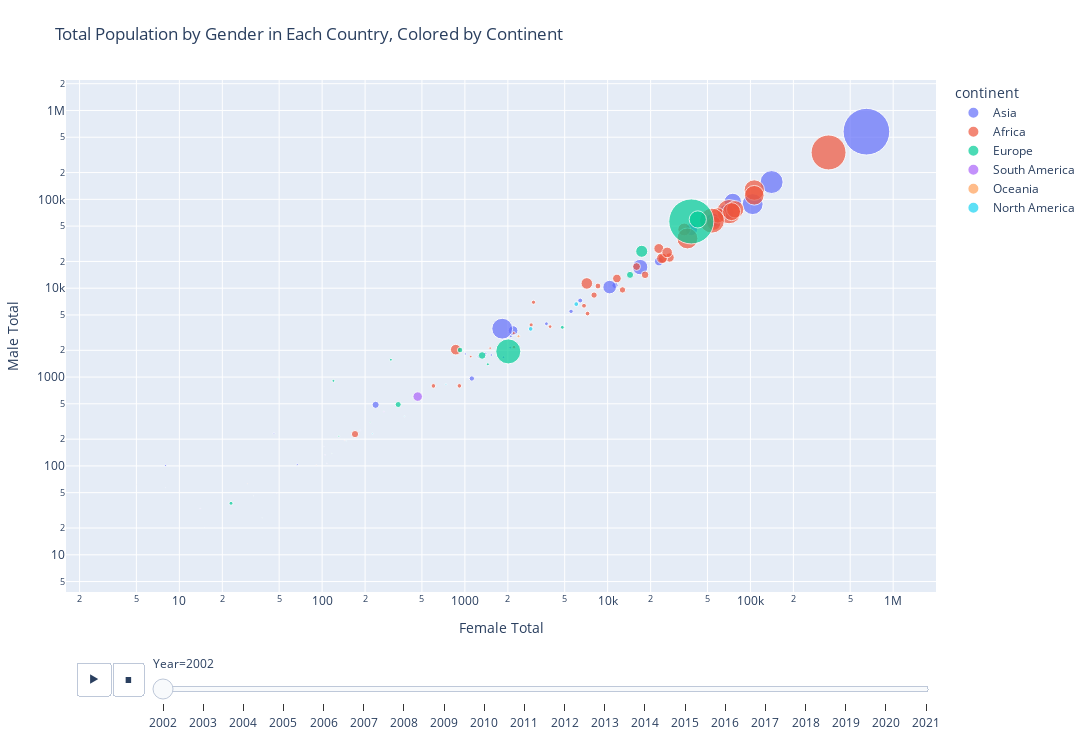

This figure's notebook cell:
### Code cell
# Aggregate the data by 'Year', 'Country of asylum (ISO)', and 'continent', summing the values for each age group and gender
grouped_data = demographics.groupby(['Year', 'Country of asylum (ISO)', 'continent']).agg({
    'Female 0 - 4': 'sum',
    'Female 5 - 11': 'sum',
    'Female 12 - 17': 'sum',
    'Female 18 - 59': 'sum',
    'Female 60': 'sum',
    'Female total': 'sum',
    'Male 0 - 4': 'sum',
    'Male 5 - 11': 'sum',
    'Male 12 - 17': 'sum',
    'Male 18 - 59': 'sum',
    'Male 60': 'sum',
    'Male total': 'sum',
    'Total': 'sum'
}).reset_index()

# Add a new column with country names
grouped_data['Country of asylum'] = grouped_data['Country of asylum (ISO)'].apply(lambda x: pycountry.countries.get(alpha_3=x).name)

# Create a bubble chart using Plotly Express with a slider for the 'Year' column
fig = px.scatter(grouped_data, x='Female total', y='Male total', size='Total', 
                 color='continent', hover_name='Country of asylum', log_x=True, log_y=True, 
                 size_max=60, title='Total Population by Gender in Each Country, Colored by Continent',
                 animation_frame='Year', range_x=[grouped_data['Female total'].min()+1, grouped_data['Female total'].max()],
                 range_y=[grouped_data['Male total'].min()+1, grouped_data['Male total'].max()])

# Show the bubble chart
fig.update_layout(
    margin=dict(l=20, r=100, t=80, b=20),
    xaxis=dict(title='Female Total', autorange=True),
    yaxis=dict(title='Male Total', autorange=True),
    width=1200, height=750
)

fig.layout.updatemenus[0].buttons[0].args[1]["frame"]["duration"] = 1000
fig.show()

### Figure 1 — Plotly figure (JSON) as saved in the notebook; plotly's stock layout.template omitted (floating-point values rounded to 4 significant figures)
{"data": [{"hovertemplate": "<b>%{hovertext}</b><br><br>continent=Asia<br>Year=2002<br>Female total=%{x}<br>Male total=%{y}<br>Total=%{marker.size}<extra></extra>", "hovertext": ["Afghanistan", "United Arab Emirates", "Armenia", "Azerbaijan", "Bangladesh", "China", "Cyprus", "Georgia", "Hong Kong", "Indonesia", "India", "Iran, Islamic Republic of", "Iraq", "Israel", "Jordan", "Japan", "Kazakhstan", "Kyrgyzstan", "Cambodia", "Korea, Republic of", "Kuwait", "Lebanon", "Sri Lanka", "Malaysia", "Nepal", "Oman", "Pakistan", "Philippines", "Qatar", "Saudi Arabia", "Syrian Arab Republic", "Thailand", "Tajikistan", "Turkmenistan", "Turkey", "Uzbekistan", "Viet Nam", "Yemen"], "legendgroup": "Asia", "marker": {"color": "#636efa", "size": [18, 437, 247549, 11030, 22045, 297278, 2197, 4226, 1697, 28821, 169346, 1306604, 134627, 4858, 4979, 2972, 103810, 8357, 268, 77, 139708, 2982, 35, 52188, 132440, 26, 1229026, 2065, 65, 245415, 3403, 113670, 3802, 13691, 5879, 46008, 15945, 84886], "sizemode": "area", "sizeref": 1129.0, "symbol": "circle"}, "mode": "markers", "name": "Asia", "orientation": "v", "showlegend": true, "type": "scatter", "x": [0, 185, 103697, 5541, 11253, 140799, 67, 2080, 46, 237, 75271, 5, 16884, 0, 2097, 1240, 10323, 3725, 103, 5, 67830, 1007, 15, 2177, 55100, 5, 649516, 8, 8, 1826, 1531, 54471, 1863, 6424, 1390, 22881, 1118, 38609], "xaxis": "x", "y": [0, 252, 88342, 5489, 10771, 156474, 104, 2146, 233, 487, 93582, 0, 17280, 0, 2882, 1688, 10287, 3980, 165, 62, 71872, 1819, 20, 3337, 57191, 21, 577053, 101, 57, 3501, 1771, 58101, 1671, 7267, 1828, 20022, 963, 45738], "yaxis": "y"}, {"hovertemplate": "<b>%{hovertext}</b><br><br>continent=Africa<br>Year=2002<br>Female total=%{x}<br>Male total=%{y}<br>Total=%{marker.size}<extra></extra>", "hovertext": ["Angola", "Burundi", "Benin", "Burkina Faso", "Botswana", "Central African Republic", "Côte d'Ivoire", "Cameroon", "Congo, The Democratic Republic of the", "Congo", "Djibouti", "Algeria", "Egypt", "Eritrea", "Ethiopia", "Gabon", "Ghana", "Guinea", "Gambia", "Guinea-Bissau", "Kenya", "Liberia", "Libya", "Morocco", "Mali", "Mozambique", "Mauritania", "Malawi", "Namibia", "Niger", "Nigeria", "Rwanda", "Sudan", "Senegal", "Sierra Leone", "Somalia", "Eswatini", "Chad", "Togo", "Tunisia", "Tanzania, United Republic of", "Uganda", "South Africa", "Zambia", "Zimbabwe"], "legendgroup": "Africa", "marker": {"color": "#EF553B", "size": [13174, 49302, 5325, 828, 3772, 56065, 45890, 63596, 333369, 111955, 22157, 169233, 92573, 3724, 132951, 19132, 42264, 182535, 12117, 7677, 236089, 64953, 11695, 2238, 9809, 7178, 29913, 13235, 22410, 338, 7378, 32435, 351626, 22630, 63769, 407, 1020, 34488, 12413, 103, 689538, 217845, 75783, 247710, 9973], "sizemode": "area", "sizeref": 1129.0, "symbol": "circle"}, "mode": "markers", "name": "Africa", "orientation": "v", "showlegend": true, "type": "scatter", "x": [6829, 27151, 2200, 0, 1099, 22830, 24303, 863, 70826, 55412, 0, 78183, 34376, 1503, 59115, 8551, 11612, 73772, 602, 3953, 106453, 24015, 915, 0, 2911, 0, 170, 0, 8033, 144, 2208, 18292, 53787, 12707, 26103, 91, 448, 15944, 7232, 30, 352656, 106472, 7147, 36201, 3024], "xaxis": "x", "y": [6345, 22151, 3120, 0, 1699, 27961, 21587, 2034, 72657, 53713, 0, 77247, 45797, 2116, 65885, 10581, 12870, 72720, 795, 3696, 127203, 21678, 796, 0, 3861, 0, 228, 0, 8364, 194, 2170, 14143, 57561, 9566, 25264, 102, 572, 17511, 5181, 63, 336819, 111061, 11314, 36290, 6949], "yaxis": "y"}, {"hovertemplate": "<b>%{hovertext}</b><br><br>continent=Europe<br>Year=2002<br>Female total=%{x}<br>Male total=%{y}<br>Total=%{marker.size}<extra></extra>", "hovertext": ["Albania", "Austria", "Belgium", "Bulgaria", "Bosnia and Herzegovina", "Belarus", "Switzerland", "Czechia", "Germany", "Denmark", "Spain", "Estonia", "Finland", "France", "United Kingdom", "Greece", "Croatia", "Hungary", "Ireland", "Iceland", "Italy", "Liechtenstein", "Lithuania", "Luxembourg", "Latvia", "Moldova, Republic of", "North Macedonia", "Malta", "Netherlands", "Norway", "Poland", "Portugal", "Romania", "Russian Federation", "Serbia", "Slovakia", "Slovenia", "Sweden", "Ukraine"], "legendgroup": "Europe", "marker": {"color": "#00cc96", "size": [64, 43616, 32587, 4760, 28473, 20456, 82161, 8941, 1143976, 78197, 6783, 11, 12485, 166770, 301987, 4579, 8441, 7124, 12333, 210, 10031, 252, 607, 1201, 13, 255, 5007, 334, 206403, 50421, 4140, 460, 1873, 131685, 354430, 4940, 1850, 175442, 17640], "sizemode": "area", "sizeref": 1129.0, "symbol": "circle"}, "mode": "markers", "name": "Europe", "orientation": "v", "showlegend": true, "type": "scatter", "x": [38, 0, 1320, 120, 14352, 341, 17325, 23, 38548, 0, 0, 11, 0, 42803, 0, 303, 4813, 0, 0, 0, 0, 0, 217, 0, 5, 117, 1448, 0, 0, 0, 5, 0, 0, 0, 2014, 0, 131, 0, 925], "xaxis": "x", "y": [26, 0, 1749, 907, 14121, 491, 26008, 38, 56396, 0, 0, 0, 0, 59379, 0, 1566, 3628, 0, 0, 0, 0, 0, 309, 0, 8, 138, 1393, 0, 0, 0, 0, 0, 0, 0, 1943, 0, 216, 0, 2015], "yaxis": "y"}, {"hovertemplate": "<b>%{hovertext}</b><br><br>continent=South America<br>Year=2002<br>Female total=%{x}<br>Male total=%{y}<br>Total=%{marker.size}<extra></extra>", "hovertext": ["Argentina", "Bolivia, Plurinational State of", "Brazil", "Chile", "Colombia", "Ecuador", "Peru", "Paraguay", "Uruguay", "Venezuela, Bolivarian Republic of"], "legendgroup": "South America", "marker": {"color": "#ab63fa", "size": [3963, 372, 3725, 426, 215, 5863, 809, 24, 97, 51070], "sizemode": "area", "sizeref": 1129.0, "symbol": "circle"}, "mode": "markers", "name": "South America", "orientation": "v", "showlegend": true, "type": "scatter", "x": [0, 105, 0, 14, 108, 0, 271, 0, 48, 467], "xaxis": "x", "y": [0, 133, 0, 33, 107, 0, 408, 0, 49, 603], "yaxis": "y"}, {"hovertemplate": "<b>%{hovertext}</b><br><br>continent=Oceania<br>Year=2002<br>Female total=%{x}<br>Male total=%{y}<br>Total=%{marker.size}<extra></extra>", "hovertext": ["Australia", "New Zealand", "Papua New Guinea"], "legendgroup": "Oceania", "marker": {"color": "#FFA15A", "size": [66693, 7080, 5253], "sizemode": "area", "sizeref": 1129.0, "symbol": "circle"}, "mode": "markers", "name": "Oceania", "orientation": "v", "showlegend": true, "type": "scatter", "x": [0, 0, 2374], "xaxis": "x", "y": [0, 0, 2879], "yaxis": "y"}, {"hovertemplate": "<b>%{hovertext}</b><br><br>continent=North America<br>Year=2002<br>Female total=%{x}<br>Male total=%{y}<br>Total=%{marker.size}<extra></extra>", "hovertext": ["Belize", "Canada", "Costa Rica", "Cuba", "Guatemala", "Honduras", "Mexico", "Nicaragua", "Panama", "El Salvador", "United States"], "legendgroup": "North America", "marker": {"color": "#19d3f3", "size": [1056, 182690, 12518, 1001, 739, 33, 12968, 339, 1740, 79, 880531], "sizemode": "area", "sizeref": 1129.0, "symbol": "circle"}, "mode": "markers", "name": "North America", "orientation": "v", "showlegend": true, "type": "scatter", "x": [225, 0, 2888, 49, 377, 5, 6028, 148, 737, 33, 0], "xaxis": "x", "y": [230, 0, 3483, 952, 362, 28, 6623, 191, 828, 46, 0], "yaxis": "y"}], "layout": {"height": 750, "legend": {"itemsizing": "constant", "title": {"text": "continent"}, "tracegroupgap": 0}, "margin": {"b": 20, "l": 20, "r": 100, "t": 80}, "sliders": [{"active": 0, "currentvalue": {"prefix": "Year="}, "len": 0.9, "pad": {"b": 10, "t": 60}, "steps": [{"args": [["2002"], {"frame": {"duration": 0, "redraw": false}, "fromcurrent": true, "mode": "immediate", "transition": {"duration": 0, "easing": "linear"}}], "label": "2002", "method": "animate"}, {"args": [["2003"], {"frame": {"duration": 0, "redraw": false}, "fromcurrent": true, "mode": "immediate", "transition": {"duration": 0, "easing": "linear"}}], "label": "2003", "method": "animate"}, {"args": [["2004"], {"frame": {"duration": 0, "redraw": false}, "fromcurrent": true, "mode": "immediate", "transition": {"duration": 0, "easing": "linear"}}], "label": "2004", "method": "animate"}, {"args": [["2005"], {"frame": {"duration": 0, "redraw": false}, "fromcurrent": true, "mode": "immediate", "transition": {"duration": 0, "easing": "linear"}}], "label": "2005", "method": "animate"}, {"args": [["2006"], {"frame": {"duration": 0, "redraw": false}, "fromcurrent": true, "mode": "immediate", "transition": {"duration": 0, "easing": "linear"}}], "label": "2006", "method": "animate"}, {"args": [["2007"], {"frame": {"duration": 0, "redraw": false}, "fromcurrent": true, "mode": "immediate", "transition": {"duration": 0, "easing": "linear"}}], "label": "2007", "method": "animate"}, {"args": [["2008"], {"frame": {"duration": 0, "redraw": false}, "fromcurrent": true, "mode": "immediate", "transition": {"duration": 0, "easing": "linear"}}], "label": "2008", "method": "animate"}, {"args": [["2009"], {"frame": {"duration": 0, "redraw": false}, "fromcurrent": true, "mode": "immediate", "transition": {"duration": 0, "easing": "linear"}}], "label": "2009", "method": "animate"}, {"args": [["2010"], {"frame": {"duration": 0, "redraw": false}, "fromcurrent": true, "mode": "immediate", "transition": {"duration": 0, "easing": "linear"}}], "label": "2010", "method": "animate"}, {"args": [["2011"], {"frame": {"duration": 0, "redraw": false}, "fromcurrent": true, "mode": "immediate", "transition": {"duration": 0, "easing": "linear"}}], "label": "2011", "method": "animate"}, {"args": [["2012"], {"frame": {"duration": 0, "redraw": false}, "fromcurrent": true, "mode": "immediate", "transition": {"duration": 0, "easing": "linear"}}], "label": "2012", "method": "animate"}, {"args": [["2013"], {"frame": {"duration": 0, "redraw": false}, "fromcurrent": true, "mode": "immediate", "transition": {"duration": 0, "easing": "linear"}}], "label": "2013", "method": "animate"}, {"args": [["2014"], {"frame": {"duration": 0, "redraw": false}, "fromcurrent": true, "mode": "immediate", "transition": {"duration": 0, "easing": "linear"}}], "label": "2014", "method": "animate"}, {"args": [["2015"], {"frame": {"duration": 0, "redraw": false}, "fromcurrent": true, "mode": "immediate", "transition": {"duration": 0, "easing": "linear"}}], "label": "2015", "method": "animate"}, {"args": [["2016"], {"frame": {"duration": 0, "redraw": false}, "fromcurrent": true, "mode": "immediate", "transition": {"duration": 0, "easing": "linear"}}], "label": "2016", "method": "animate"}, {"args": [["2017"], {"frame": {"duration": 0, "redraw": false}, "fromcurrent": true, "mode": "immediate", "transition": {"duration": 0, "easing": "linear"}}], "label": "2017", "method": "animate"}, {"args": [["2018"], {"frame": {"duration": 0, "redraw": false}, "fromcurrent": true, "mode": "immediate", "transition": {"duration": 0, "easing": "linear"}}], "label": "2018", "method": "animate"}, {"args": [["2019"], {"frame": {"duration": 0, "redraw": false}, "fromcurrent": true, "mode": "immediate", "transition": {"duration": 0, "easing": "linear"}}], "label": "2019", "method": "animate"}, {"args": [["2020"], {"frame": {"duration": 0, "redraw": false}, "fromcurrent": true, "mode": "immediate", "transition": {"duration": 0, "easing": "linear"}}], "label": "2020", "method": "animate"}, {"args": [["2021"], {"frame": {"duration": 0, "redraw": false}, "fromcurrent": true, "mode": "immediate", "transition": {"duration": 0, "easing": "linear"}}], "label": "2021", "method": "animate"}], "x": 0.1, "xanchor": "left", "y": 0, "yanchor": "top"}], "title": {"text": "Total Population by Gender in Each Country, Colored by Continent"}, "updatemenus": [{"buttons": [{"args": [null, {"frame": {"duration": 1000, "redraw": false}, "fromcurrent": true, "mode": "immediate", "transition": {"duration": 500, "easing": "linear"}}], "label": "&#9654;", "method": "animate"}, {"args": [[null], {"frame": {"duration": 0, "redraw": false}, "fromcurrent": true, "mode": "immediate", "transition": {"duration": 0, "easing": "linear"}}], "label": "&#9724;", "method": "animate"}], "direction": "left", "pad": {"r": 10, "t": 70}, "showactive": false, "type": "buttons", "x": 0.1, "xanchor": "right", "y": 0, "yanchor": "top"}], "width": 1200, "xaxis": {"anchor": "y", "autorange": true, "domain": [0, 1], "range": [0, 6.269], "title": {"text": "Female Total"}, "type": "log"}, "yaxis": {"anchor": "x", "autorange": true, "domain": [0, 1], "range": [0, 6.342], "title": {"text": "Male Total"}, "type": "log"}}}
